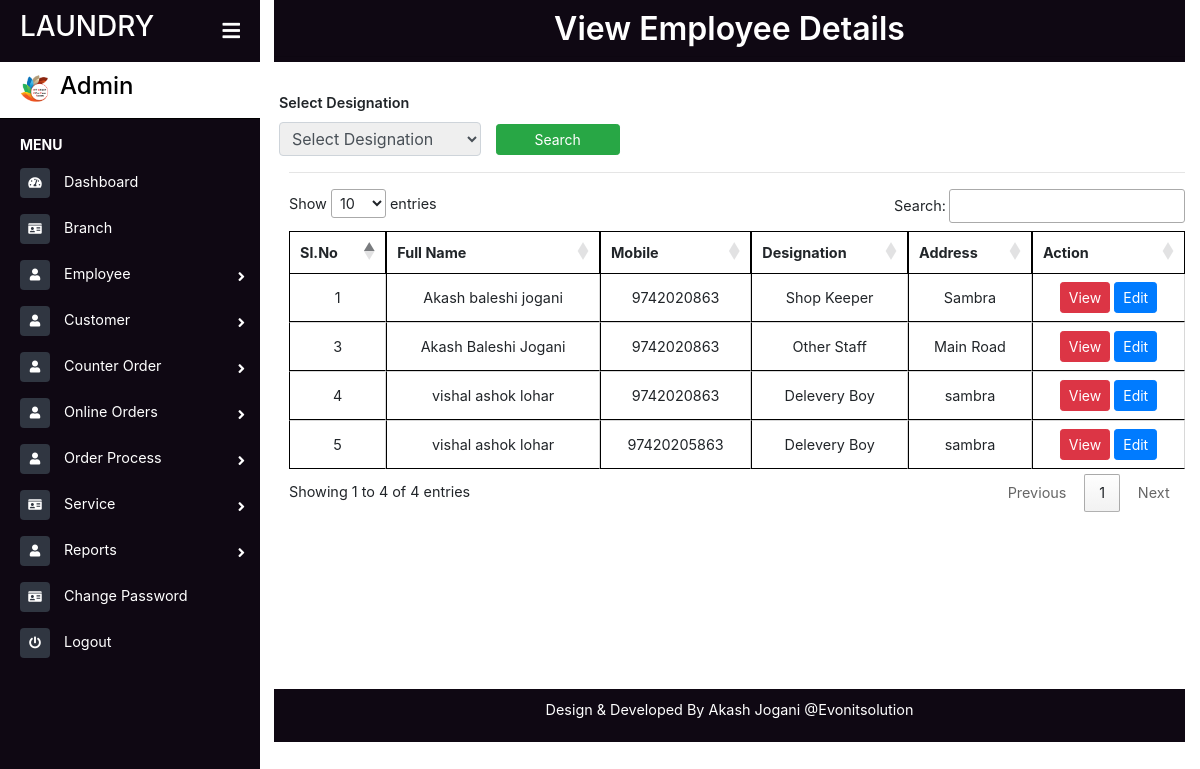
The page /view_employee.php on the database its author committed.
### tables this page shows
CREATE TABLE `staff` (
  `id` bigint(10) NOT NULL,
  `fname` varchar(20) NOT NULL,
  `mname` varchar(20) NOT NULL,
  `lname` varchar(20) NOT NULL,
  `gen` varchar(10) NOT NULL,
  `adds` varchar(50) NOT NULL,
  `city` varchar(20) NOT NULL,
  `state` varchar(20) NOT NULL,
  `pin` varchar(10) NOT NULL,
  `mobile` varchar(12) NOT NULL,
  `email` varchar(30) NOT NULL,
  `bid` int(10) NOT NULL,
  `des` varchar(20) NOT NULL,
  `upl` varchar(60) NOT NULL,
  `upl1` varchar(60) NOT NULL,
  `upl2` varchar(60) NOT NULL,
  `full` varchar(100) NOT NULL,
  `date` date NOT NULL,
  `status` varchar(20) NOT NULL
);

### view_employee.php (the view, shortened to what this page needs)
<?php include("sidebar.php");
include("connect.php");
?>
<link href="assets/css/foms.css" rel="stylesheet">
<div class="page-content container-fluid">
    <div class="footer">
        <div class="d-flex justify-content-center">
             <h2 class="" style=" font-weight: 600">View Employee Details</h2>
        </div>
        <hr style="margin: 0px;">
    </div>
</div>
<main class="page-content">
    <div class="container">
            <form action="" method="post" enctype="multipart/form-data">
                <div class="row mt-2">
                    <div class="group-form col-md-3">
                        <label class="form_label" for="company_name">Select Designation</label>
                        <select class="form-controls form-control-sm" required name="ser" id="ser">
                                <option value="">Select Designation</option>
                        </select>
                    </div>
                    <div style="margin-top:10px;" class="group-form col-md-2">
                        <button type="submit" name="search" class="btn btn-sm btn-success col-md-12">Search</button>
                    </div>
                </div>
            </form>
        <hr />
        <div class="table-responsive" style="overflow-y:scroll; height: 500px; width:80% margin-left: 100px;">
            <table id="example" class="cell-border" style="width:100%">
            <thead>
                <tr>
                    <th>Sl.No</th>
                    <th>Full Name</th>
                    <th>Mobile</th>
                    <th>Designation</th>
                    <th>Address</th>
                    <th>Action</th>
                </tr>
            </thead>
            <tbody>
                <?php
                    if(!isset($_POST['search']))
                    {
                        $qry="select * from staff";
                        $exc=mysqli_query($conn,$qry);
                        while($row=mysqli_fetch_array($exc))
                        {
                        ?>
                            <tr class="text-center">
                                <td><?php echo $row['id'] ?></td>
                                <td><?php echo $row['full'] ?></td>
                                <td><?php echo $row['mobile'] ?></td>
                                <td><?php echo $row['des'] ?></td>
                                <td><?php echo $row['adds'] ?></td>
                            <td class="text-center">
                                    <a href="add_employee.php?edit1=<?php echo $row['id']?>"><button class="btn btn-sm btn-danger">View</button> </a>
                                    <a href="add_employee.php?edit=<?php echo $row['id']?>"><button class="btn btn-sm btn-primary">Edit</button> </a>
                                </td>
                            </tr>
                        <?php
                        }
                        }
                ?>
            </tbody>
            </table>
        </div>
    </div>
</main>
<?php include("footer.php"); ?>

### assets/css/style1.css (style rules this page uses)
* { margin: 0px; padding: 0px; }
body { font-size: 0.9rem; background-color: #ffffff; }
@media screen and (min-width: 768px) { .page-wrapper.toggled .page-content { padding-left: 274px; } }
.footer { text-align: center; background: #0f0813; color: #fff; padding: 10px 0px 5px 0px; }

### assets/css/foms.css (style rules this page uses)
.form_label { font-weight: 600; }
.group-form { margin:0px -5px 0px -10px; }
table.dataTable.cell-border thead th { border: 1px solid black; }
table.dataTable.cell-border tbody td { border: 1px solid black; }
table.dataTable.cell-border tbody tr td:first-child { border-left: 1px solid black; }
table.dataTable.no-footer { border-bottom: 1px solid white; }
.form-controls { width: 100%; font-size: 1rem; font-weight: 400; color: #495057; border: 1px solid #ced4da; border-radius: 0.25rem; }
.container { margin-top:30px; }

### rows shown on the page
staff: id "1", full "Akash baleshi jogani", mobile "9742020863", des "Shop Keeper", adds "Sambra"
staff: id "3", full "Akash Baleshi Jogani", mobile "9742020863", des "Other Staff", adds "Main Road"
staff: id "4", full "vishal ashok lohar", mobile "9742020863", des "Delevery Boy", adds "sambra"
staff: id "5", full "vishal ashok lohar", mobile "97420205863", des "Delevery Boy", adds "sambra"
